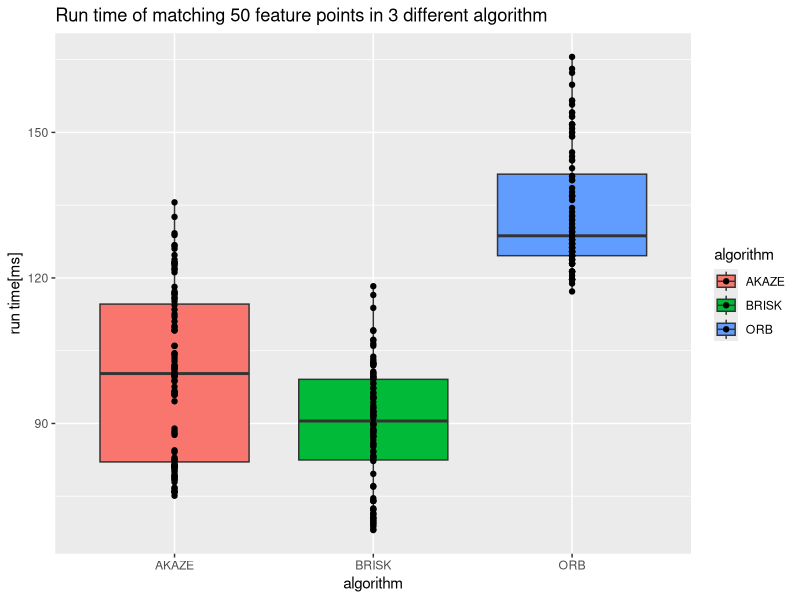
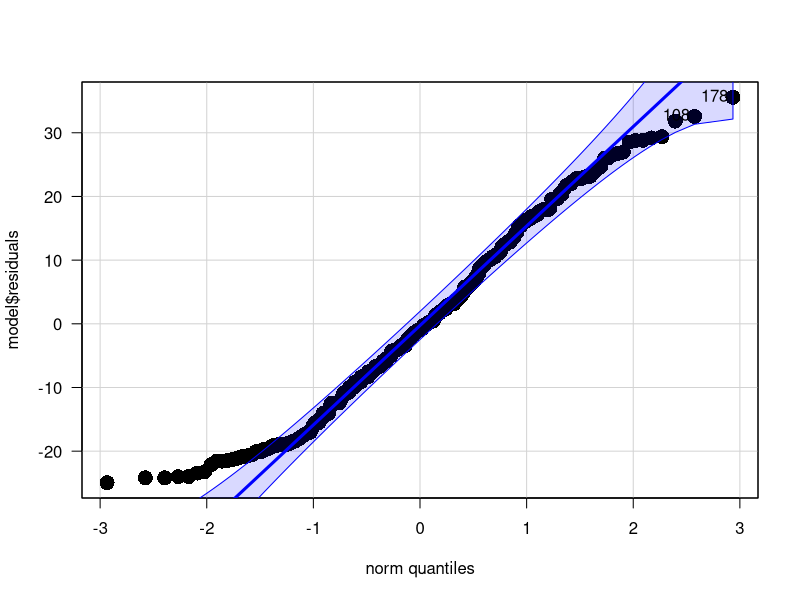
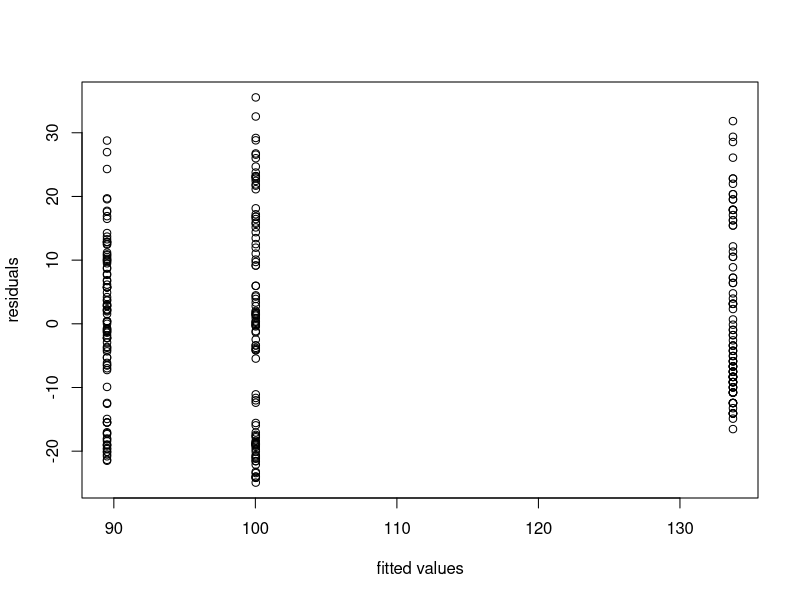
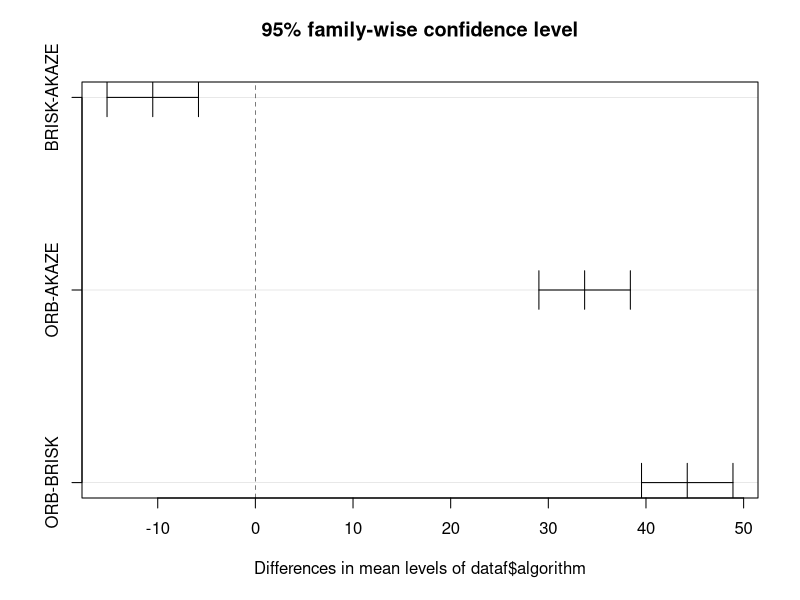

Generate these figures, in order, with R:
# getwd()
# setwd("/Users/satourintarou/Documents/AIST/Course/ExperimentDesignInCS/homework/hw2/data")

orb <- read.csv("orb.csv", header = F)
orb
akaze <- read.csv("akaze.csv", header = F)
akaze
brisk <- read.csv("brisk.csv", header = F)
brisk

mean(orb$V1)
mean(akaze$V1)
mean(brisk$V1)

n_sample <- 100
dataf = data.frame(runtime = c(orb$V1, akaze$V1, brisk$V1), 
	algorithm = rep(c("ORB", "AKAZE", "BRISK"), each = n_sample))
head(dataf)
tail(dataf)
summary(dataf)
typeof(dataf$runtime)
typeof(dataf$algorithm)
names(dataf)

# calculation sample size
delta <- 5
power <- 0.80
alpha <- 0.05
sigma <- sd(orb$V1)
power.t.test(power = power, delta = delta, sd = sigma, sig.level = alpha, type = 'one.sample', alternative = "two.sided")
sigma <- sd(akaze$V1)
power.t.test(power = power, delta = delta, sd = sigma, sig.level = alpha, type = 'one.sample', alternative = "two.sided")
sigma <- sd(brisk$V1)
power.t.test(power = power, delta = delta, sd = sigma, sig.level = alpha, type = 'one.sample', alternative = "two.sided")


# box plot
library("ggplot2")# install.packages("ggplot2")
# png("boxplot.png")
p <- ggplot(data = dataf, aes(x = algorithm , y = runtime, fill=algorithm)) + geom_boxplot()
pp <- p + ggtitle("Run time of matching 50 feature points in 3 different algorithm")
ppp <- pp + geom_point()
pppp <- ppp + ylab("run time[ms]")
pppp
# dev.off()

# anova 
model <- aov(runtime ~ algorithm, data = dataf)
summary.aov(model)

# normality assumption
shapiro.test(model$residuals)
library(car)
# png("qqplot.png")
qqPlot(model$residuals, pch = 16, lwd = 3, cex = 2, las = 1)
# dev.off()

# Homoscedasticity
fligner.test(runtime ~ algorithm, data = dataf)
# png("fligner.png")
plot(x = model$fitted.values, y = model$residuals, xlab = "fitted values", ylab = "residuals")
# dev.off()

# post-hoc test
tukey <- TukeyHSD(aov(dataf$runtime ~ dataf$algorithm), conf.level=0.95)
tukey
# png("tukey.png")
plot(tukey)
# dev.off()